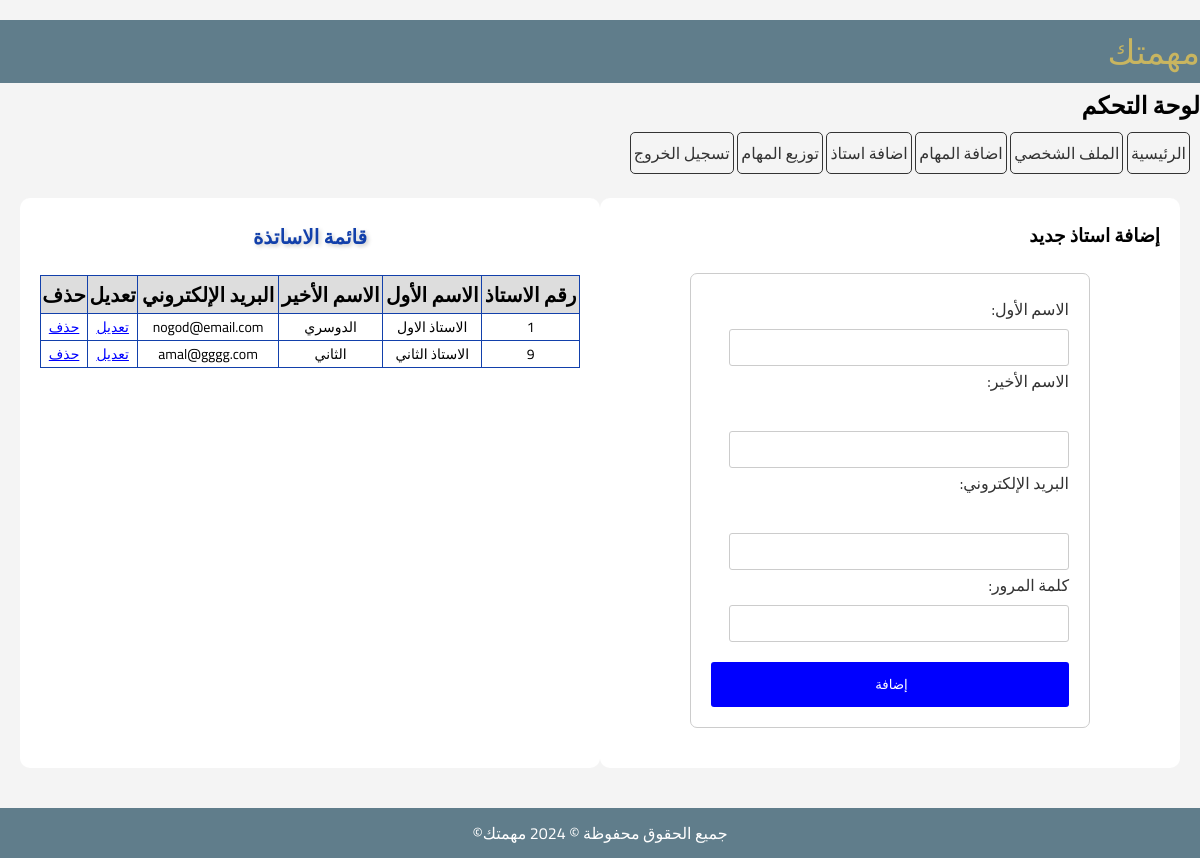
/teacher.php (signed in), run on the app's committed database.
### tables this page shows
CREATE TABLE `teachers` (
  `teacher_id` int(11) NOT NULL,
  `first_name` varchar(50) NOT NULL,
  `last_name` varchar(50) NOT NULL,
  `email` varchar(100) NOT NULL,
  `password` varchar(255) NOT NULL
);

### teacher.php (the view, shortened to what this page needs)
<!DOCTYPE html>
<html lang="ar">
<head>
</head>
<body>
    <div class="container">
       <?php include 'nav.php';?>
        <main>
        <section class="widgets">
    <div class="widget">
        <h3>إضافة استاذ جديد</h3>
        <form action="insert_teacher.php" method="post">
            <label for="first_name">الاسم الأول:</label>
            <input type="text" id="first_name" name="first_name" required>
            <label for="last_name">الاسم الأخير:</label><br>
            <input type="text" id="last_name" name="last_name" required>
            <label for="email">البريد الإلكتروني:</label><br>
            <input type="email" id="email" name="email" required>
            <label for="password">كلمة المرور:</label>
            <input type="password" id="password" name="password" required>
            <input type="submit" value="إضافة " class="button">
        </form>
    </div>
</section>
<section class="widgets">
    <div class="widget">
        <h2>قائمة الاساتذة</h2>
        <?php
        include "connect.php";
        $query = "SELECT * FROM teachers";
        $result = mysqli_query($conn, $query);
        ?>
        <table>
            <tr>
                <th>رقم الاستاذ</th>
                <th>الاسم الأول</th>
                <th>الاسم الأخير</th>
                <th>البريد الإلكتروني</th>
                <th>تعديل</th>
                <th>حذف</th>
            </tr>
            <?php
            while ($row = mysqli_fetch_assoc($result)) {
                echo "<tr>";
                echo "<td>" . $row['teacher_id'] . "</td>";
                echo "<td>" . $row['first_name'] . "</td>";
                echo "<td>" . $row['last_name'] . "</td>";
                echo "<td>" . $row['email'] . "</td>";
                echo "<td><a href='edit_teacher.php?id=" . $row['teacher_id'] . "'>تعديل</a></td>";
                echo "<td><a href='delete_teacher.php?id=" . $row['teacher_id'] . "' onclick='return confirm(\"هل تريد حذف المعلم؟\")'>حذف</a></td>";
                echo "</tr>";
            }
            ?>
        </table>
    </div>
</section>
                </div>
        <footer>
            <p>جميع الحقوق محفوظة © 2024 مهمتك&copy; </p>
        </footer>
</body>
</html>

### teacher.php (style rules this page uses)
* { box-sizing: border-box; margin: 0; padding: 0; }
body { font-family: 'Cairo', Tahoma, Geneva, Verdana, sans-serif; direction: rtl; text-align: right; background-color: #f4f4f4; }
.container { margin: 20px auto; }
main { display: flex; padding: 20px; }
.widgets { flex: 1; padding: 20px; background-color: #fff; border-radius: 10px; margin-right: 0px; }
.widget { margin-bottom: 20px; }
footer { background-color: rgba(96, 125, 139, 1); color: #fff; padding: 10px 20px; text-align: center; }
form { width: 400px; margin: 20px auto; padding: 20px; background-color: #fff; border: 1px solid #ccc; border-radius: 7px; }
form label { display: block; margin-bottom: 5px; color: #333; text-align: right; }
form input[type="text"], form input[type="email"], form input[type="password"] { width: 95%; padding: 10px; border: 1px solid #ccc; border-radius: 3px; }
.button[type="submit"] { margin-top: 20px; width: 100%; padding: 10px; background-color: blue; color: #fff; border: none; border-radius: 3px; cursor: pointer; font-family: 'Cairo'; }
h2 { color: #1240ab; font-family: 'Segoe UI', Tahoma, Geneva, Verdana, sans-serif; font-size: 44px; font-weight: bold; text-align: center; text-shadow: 2px 2px 4px rgba(0, 0, 0, 0.2); margin-bottom: 20px; font-family: 'Cairo', Tahoma, Geneva, Verdana, sans-serif; }
table { border-collapse: collapse; width: 100%; text-align: center; font-family: 'Cairo'; font-size: 20px; border-radius: 3px; border: 1px solid #1240ab; }
th { background-color: #ddd; text-align: center; font-weight: bold; border: 1px solid #1240ab; }
td { font-size: 14px; border: 1px solid #1240ab; }
h2 { font-size: 20px; font-weight: bold; text-align: center; }
a { color: blue; }

### data on the page
teachers: teacher_id "1", first_name "الاستاذ الاول", last_name "الدوسري", email "nogod@email.com"
teachers: teacher_id "9", first_name "الاستاذ الثاني", last_name "الثاني", email "amal@gggg.com"
